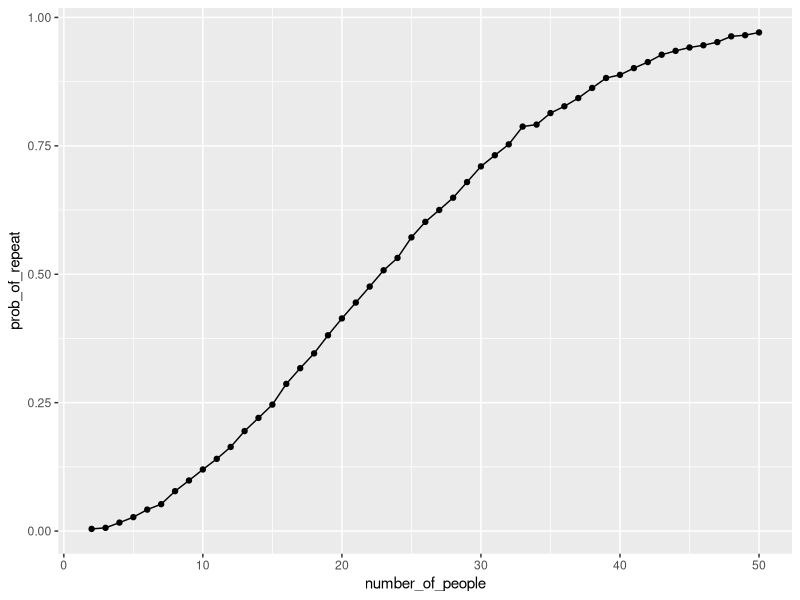

R code for this plot: (Note: this script raises an error after producing the figure.)
## ---- chunk 1
library(tidyverse)
set.seed(1236)
## ---- chunk 2
birthday_repeated = function(n_room) {
  birthdays = sample(1:365, size = n_room, replace = TRUE)
  repeated_birthdays  = length(unique(birthdays)) < n_room
  return(repeated_birthdays)
}
## ---- chunk 3
birthday_results_df =
  expand_grid(
    number_of_people = 2:50,
    iter = 1:10000
  ) |> 
  mutate(
    repeated = map_lgl(number_of_people, birthday_repeated)
  )
## ---- chunk 4
birthday_results_df |> 
  group_by(number_of_people) |> 
  summarize(prob_of_repeat = mean(repeated)) |> 
  ggplot(aes(x = number_of_people, y = prob_of_repeat)) + 
  geom_point() + 
  geom_line()
## ---- chunk 5
study_df = 
  tibble(file_name = list.files("./data")) |>
  mutate(file_path = str_c("./data/", file_name),
        data = purrr::map(file_path, read_csv)) |> 
  unnest(data) |> 
  mutate(
    subject = str_replace(file_name, ".csv", "")) |>
  separate(subject, into = c("arm", "subject_id"), sep = "_") |> 
  pivot_longer(
    week_1:week_8,
    names_to = "week", 
    names_prefix = "week_", 
    values_to = "observation") |>
  mutate(week = as.numeric(week)) |> 
    select(subject_id, arm, week, observation)

study_df |> 
  ggplot(aes(x = week, y = observation, group = subject_id, color = arm)) + 
  geom_line() + geom_point() + facet_grid(.~arm) 
